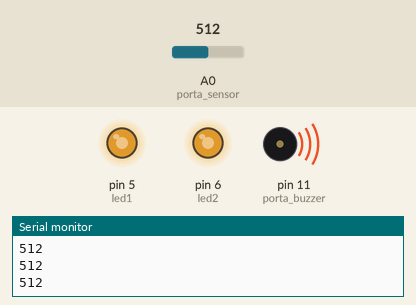
Simulated run of this sketch. Board: Arduino Uno, built with avr-gcc and run on an emulated ATmega328P. On the bench: output pins drawn as LEDs (lit = HIGH), buzzer (waves = sounding), the last lines printed to the serial monitor. The inputs (shaded band) are chosen by the test bench; at power-on: A0 (porta_sensor) = 512.

Above: at 1.2 s.
1.3 s: A0 (porta_sensor) set to 20
At 1.49 s:
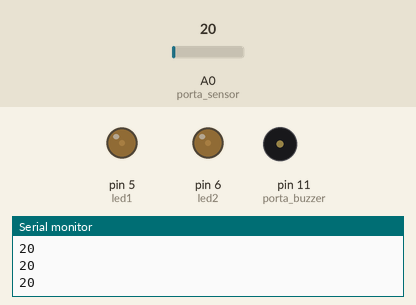
4.3 s: A0 (porta_sensor) set to 27
7.3 s: A0 (porta_sensor) set to 33
At 8.8 s:
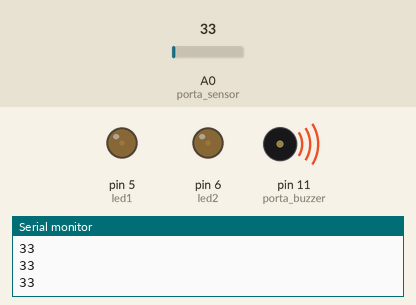
10.3 s: A0 (porta_sensor) set to 306
At 11.6 s:
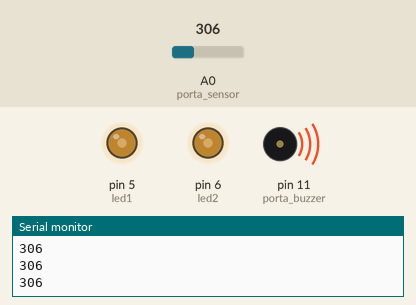
13.3 s: A0 (porta_sensor) set to 122
At 13.9 s:
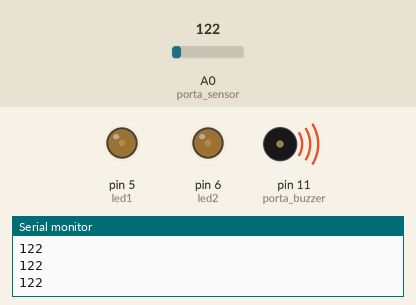
16.3 s: A0 (porta_sensor) set to 511
At 17.4 s:
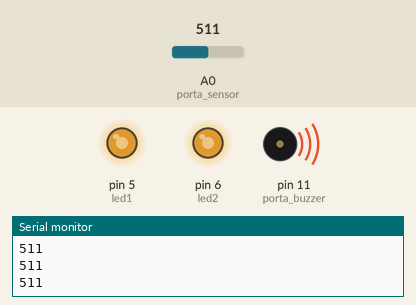
Timing chart, 0 to 18.8 s (numbered marks = the images above; inputs shaded):
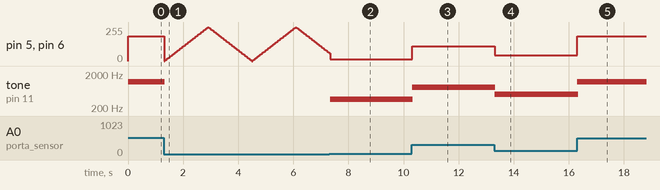

The sketch:

workshop_zucca.ino
```cpp
#define NOTE_B0  31
#define NOTE_C1  33
#define NOTE_CS1 35
#define NOTE_D1  37
#define NOTE_DS1 39
#define NOTE_E1  41
#define NOTE_F1  44
#define NOTE_FS1 46
#define NOTE_G1  49
#define NOTE_GS1 52
#define NOTE_A1  55
#define NOTE_AS1 58
#define NOTE_B1  62
#define NOTE_C2  65
#define NOTE_CS2 69
#define NOTE_D2  73
#define NOTE_DS2 78
#define NOTE_E2  82
#define NOTE_F2  87
#define NOTE_FS2 93
#define NOTE_G2  98
#define NOTE_GS2 104
#define NOTE_A2  110
#define NOTE_AS2 117
#define NOTE_B2  123
#define NOTE_C3  131
#define NOTE_CS3 139
#define NOTE_D3  147
#define NOTE_DS3 156
#define NOTE_E3  165
#define NOTE_F3  175
#define NOTE_FS3 185
#define NOTE_G3  196
#define NOTE_GS3 208
#define NOTE_A3  220
#define NOTE_AS3 233
#define NOTE_B3  247
#define NOTE_C4  262
#define NOTE_CS4 277
#define NOTE_D4  294
#define NOTE_DS4 311
#define NOTE_E4  330
#define NOTE_F4  349
#define NOTE_FS4 370
#define NOTE_G4  392
#define NOTE_GS4 415
#define NOTE_A4  440
#define NOTE_AS4 466
#define NOTE_B4  494
#define NOTE_C5  523
#define NOTE_CS5 554
#define NOTE_D5  587
#define NOTE_DS5 622
#define NOTE_E5  659
#define NOTE_F5  698
#define NOTE_FS5 740
#define NOTE_G5  784
#define NOTE_GS5 831
#define NOTE_A5  880
#define NOTE_AS5 932
#define NOTE_B5  988
#define NOTE_C6  1047
#define NOTE_CS6 1109
#define NOTE_D6  1175
#define NOTE_DS6 1245
#define NOTE_E6  1319
#define NOTE_F6  1397
#define NOTE_FS6 1480
#define NOTE_G6  1568
#define NOTE_GS6 1661
#define NOTE_A6  1760
#define NOTE_AS6 1865
#define NOTE_B6  1976
#define NOTE_C7  2093
#define NOTE_CS7 2217
#define NOTE_D7  2349
#define NOTE_DS7 2489
#define NOTE_E7  2637
#define NOTE_F7  2794
#define NOTE_FS7 2960
#define NOTE_G7  3136
#define NOTE_GS7 3322
#define NOTE_A7  3520
#define NOTE_AS7 3729
#define NOTE_B7  3951
#define NOTE_C8  4186
#define NOTE_CS8 4435
#define NOTE_D8  4699
#define NOTE_DS8 4978

int porta_sensor = A0;
int porta_buzzer = 11;
int led1 = 5;
int led2 = 6;

int brightness = 0;    // how bright the LED is
int fadeAmount = 5;    // how many points to fade the LED by
int melody[] = {NOTE_C5, NOTE_F6, NOTE_F6, NOTE_C5, NOTE_F6, NOTE_F6, NOTE_C5, NOTE_F6, NOTE_CS5, NOTE_F6};
// note durations: 4 = quarter note, 8 = eighth note, etc.:
int noteDurations[] = {8, 8, 8, 8, 8, 8, 8, 8, 8, 8};

int numReadings = 8;
int sumReadings;
int curReadings = 0;

unsigned long timeout = 60000;
unsigned long starting_time;

void setup() {
    pinMode(porta_sensor, INPUT);
    pinMode(led1, OUTPUT);
    pinMode(led2, OUTPUT);
    pinMode(porta_buzzer, OUTPUT);
    Serial.begin(9600);
    starting_time = millis();
}

void loop() {
    // STANDBY
    int sensorReading = analogRead(porta_sensor);

    if (curReadings < numReadings){
        sumReadings = sumReadings + sensorReading;
        curReadings++;
    }
    else{
        curReadings = 0;
        sensorReading = sumReadings/numReadings;
        sumReadings = 0;

        Serial.println(sensorReading);
        if (sensorReading > 30) {

            int brightness = map(sensorReading, 0, 700, 0, 255);
            int thisPitch = map(sensorReading, 0, 700, 300, 1500);

            analogWrite(led1, brightness);
            analogWrite(led2, brightness);

            tone(porta_buzzer, thisPitch, 10);
            delay(10);

        } else { // ACTION
            fade();
            if ((millis() - starting_time) > timeout){
                playTheme();
                starting_time = millis();
            }
        }
    }
}

void fade(){
    analogWrite(led1, brightness);
    analogWrite(led2, brightness);

    // change the brightness for next time through the loop:
    brightness = brightness + fadeAmount;

    // reverse the direction of the fading at the ends of the fade:
    if (brightness == 0 || brightness == 255) {
        fadeAmount = -fadeAmount ;
    }
    // wait for 30 milliseconds to see the dimming effect
    delay(30);
}

void playTheme(){
    for (int thisNote = 0; thisNote < 11; thisNote++) {
        // to calculate the note duration, take one second
        // divided by the note type.
        //e.g. quarter note = 1000 / 4, eighth note = 1000/8, etc.
        int noteDuration = 1000/noteDurations[thisNote];
        tone(porta_buzzer, melody[thisNote],noteDuration);

        // to distinguish the notes, set a minimum time between them.
        // the note's duration + 30% seems to work well:
        int pauseBetweenNotes = noteDuration * 1.4;
        delay(pauseBetweenNotes);
        // stop the tone playing:
        noTone(porta_buzzer);
    }
}
```

Measured:
- the behaviour switches between 30 and 31 on A0 (porta_sensor) (found by bisection; images 1 and 2)
- after the input at 1.3 s, tone on pin 11 (porta_buzzer): 1177 Hz → silent at once
- after the input at 7.3 s, tone on pin 11 (porta_buzzer): silent → 356 Hz at once
- after the input at 10.3 s, pin 5 (led1), pin 6 (led2): 12/255 → 111/255 at once; tone on pin 11 (porta_buzzer): 356 Hz → 824 Hz at once
- after the input at 13.3 s, pin 5 (led1), pin 6 (led2): 111/255 → 44/255 at once; tone on pin 11 (porta_buzzer): 824 Hz → 509 Hz at once
- after the input at 16.3 s, pin 5 (led1), pin 6 (led2): 44/255 → 186/255 at once; tone on pin 11 (porta_buzzer): 509 Hz → 1176 Hz at once
